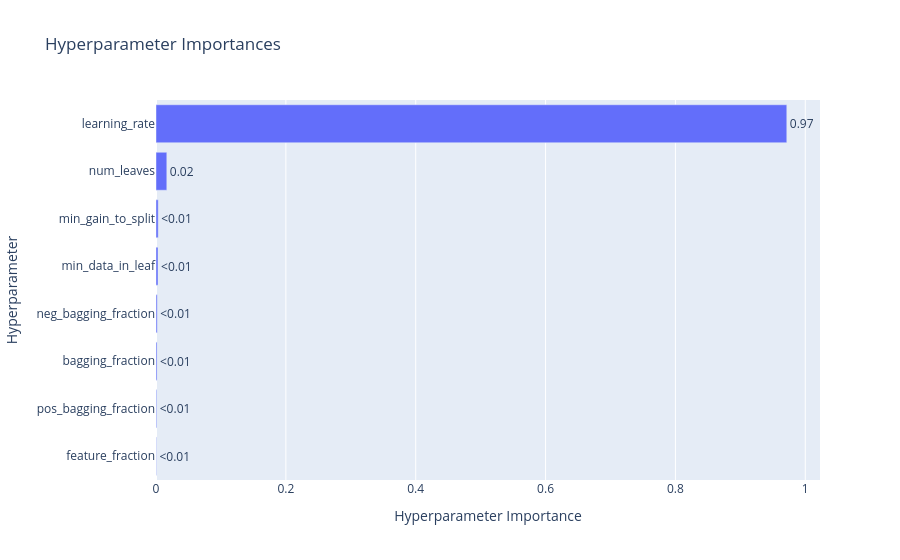

The notebook cell saved with this chart:
### Code cell
plot_param_importances(study)

### Figure 1 — Plotly figure (JSON) as saved in the notebook; plotly's stock layout.template omitted (floating-point values rounded to 4 significant figures)
{"data": [{"cliponaxis": false, "hovertemplate": ["feature_fraction (FloatDistribution): 0.0006370713534416419<extra></extra>", "pos_bagging_fraction (FloatDistribution): 0.0010985464333341662<extra></extra>", "bagging_fraction (FloatDistribution): 0.001610197154942412<extra></extra>", "neg_bagging_fraction (FloatDistribution): 0.0019101138429356308<extra></extra>", "min_data_in_leaf (IntDistribution): 0.003134148661086697<extra></extra>", "min_gain_to_split (FloatDistribution): 0.0033936838323329415<extra></extra>", "num_leaves (IntDistribution): 0.016671540290130144<extra></extra>", "learning_rate (FloatDistribution): 0.9715446984317965<extra></extra>"], "name": "Objective Value", "orientation": "h", "text": ["<0.01", "<0.01", "<0.01", "<0.01", "<0.01", "<0.01", "0.02", "0.97"], "textposition": "outside", "type": "bar", "x": [0.0006371, 0.001099, 0.00161, 0.00191, 0.003134, 0.003394, 0.01667, 0.9715], "y": ["feature_fraction", "pos_bagging_fraction", "bagging_fraction", "neg_bagging_fraction", "min_data_in_leaf", "min_gain_to_split", "num_leaves", "learning_rate"]}], "layout": {"title": {"text": "Hyperparameter Importances"}, "xaxis": {"title": {"text": "Hyperparameter Importance"}}, "yaxis": {"title": {"text": "Hyperparameter"}}}}
